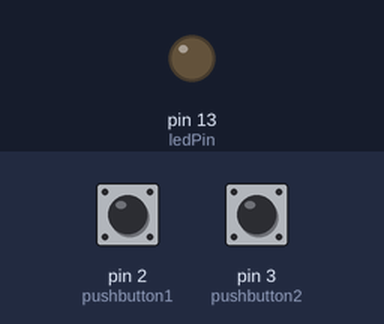
A sketch run on a simulated Arduino Uno, built with avr-gcc and run on an emulated ATmega328P. On the bench: output pins drawn as LEDs (lit = HIGH). Inputs (shaded band) come from the test bench; at power-on: pin 2 (pushbutton1) LOW, pin 3 (pushbutton2) LOW.

Above: at 1.2 s.
1.3 s: pin 2 (pushbutton1) pulled HIGH for 0.15 s
At 1.47 s:
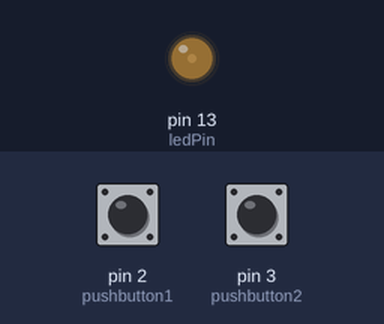
3.0 s: pin 3 (pushbutton2) pulled HIGH for 0.15 s
At 3.1 s:
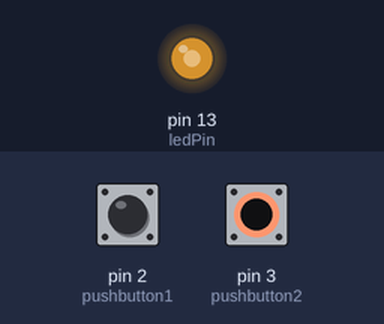
4.7 s: pin 3 (pushbutton2) pulled HIGH for 3.2 s
At 8.6 s:
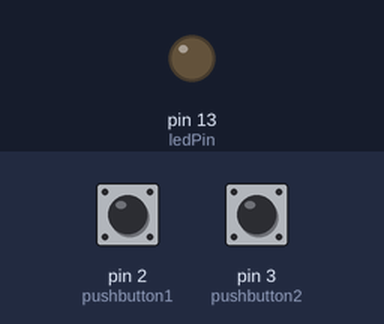
9.4 s: pin 2 (pushbutton1) pulled HIGH for 3.2 s
At 10.4 s:
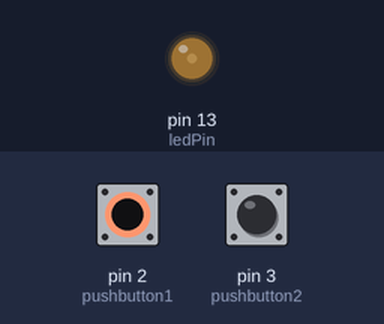
Timing chart, 0 to 14.1 s (numbered marks = the images above; inputs shaded):
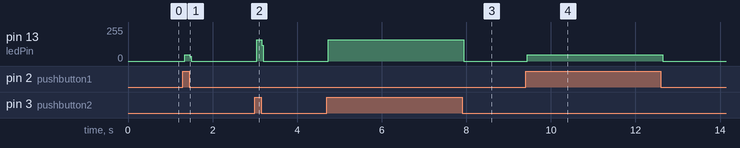

Measured:
- after the input at 1.3 s, pin 13 (ledPin): 0/255 → 47/255 at once, → 0/255 0.12 s later
- after the input at 3.0 s, pin 13 (ledPin): 0/255 → 160/255 at once, → 0/255 0.12 s later
- after the input at 4.7 s, pin 13 (ledPin): 0/255 → 160/255 at once, → 0/255 3.2 s later
- after the input at 9.4 s, pin 13 (ledPin): 0/255 → 47/255 at once, → 0/255 3.2 s later

The sketch:

Pushbuttons_5_.ino
```cpp
const int ledPin = 13; //pin 13 is the LED
const int pushbutton1 = 2; //pin 2 is pushbutton 1
const int pushbutton2 = 3; //pin 3 is pushbutton2
int buttonState1 = 0; //giving it a value of 0
int buttonState2 = 0; //giving it a value of 0
void setup() {
  // put your setup code here, to run once:
  pinMode(ledPin,OUTPUT); //Initialize as Ouput
  pinMode(pushbutton1,INPUT); //Initialize as an INPUT
  pinMode(pushbutton2,INPUT); //Initialize as an INPUT
}
void loop()
{
  // put your main code here, to run repeatedly:
  buttonState1 = digitalRead(pushbutton1); //button state1 is digitallyreading pushbutton 1
  buttonState2 = digitalRead(pushbutton2);//button state2 is digitallyreading pushbutton 2
  digitalWrite(ledPin,LOW);

  if (buttonState1 == HIGH) {
    // turn LED on:
    digitalWrite(ledPin, HIGH);   //if Button state 1 is high, lED is on
  }
  else{
    // turn LED off:
    digitalWrite(ledPin, LOW); // turns off lED
  }

 if (buttonState2 == HIGH) {
    // turn LED on:
    digitalWrite(ledPin, HIGH); //if button state 2 is high, LED turns on
  }
  else{
    // turn LED off:
    digitalWrite(ledPin, LOW); //else turns off
  }

}
```
